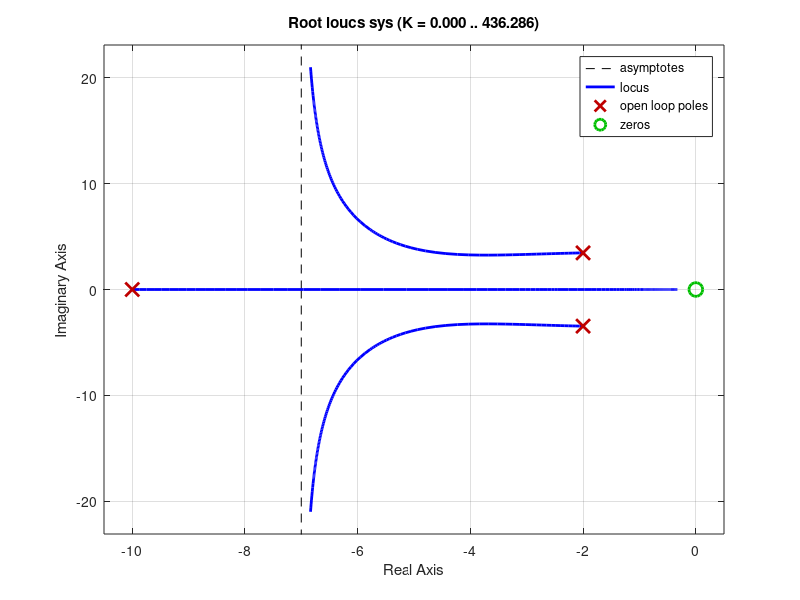

MATLAB code to generate this figure: (Note: this script raises an error after producing the figure.)
clc
clear

A = [0 1 0;0 0 1;-160 -56 -14];
B = [0;1;-14];
C = [1 0 0];
D = 0;
sys = ss(A,B,C,D)
figure(1)
rlocus(sys)

r = rlocus(sys,[10 30 50 70])

pdamp = [-6.53+11.3i;-6.53-11.3i;0];
kdamp = place(A,B,pdamp)
sys_fbdamp = ss(A-B*kdamp,B,C-D*kdamp,D)
figure(2)
step(sys_fbdamp)

pfrek = [-6.21+7.9i;-6.21-7.9i;0];
kfrek = place(A,B,pfrek)
sys_fbfrek = ss(A-B*kfrek,B,C-D*kfrek,D)
figure(3)
step(sys_fbfrek)

pmin = [-4.65+3.52i;-4.65-3.52i;0];
kmin = place(A,B,pmin)
sys_fbfrek = ss(A-B*kmin,B,C-D*kmin,D)
figure(4)
step(sys_fbfrek)
